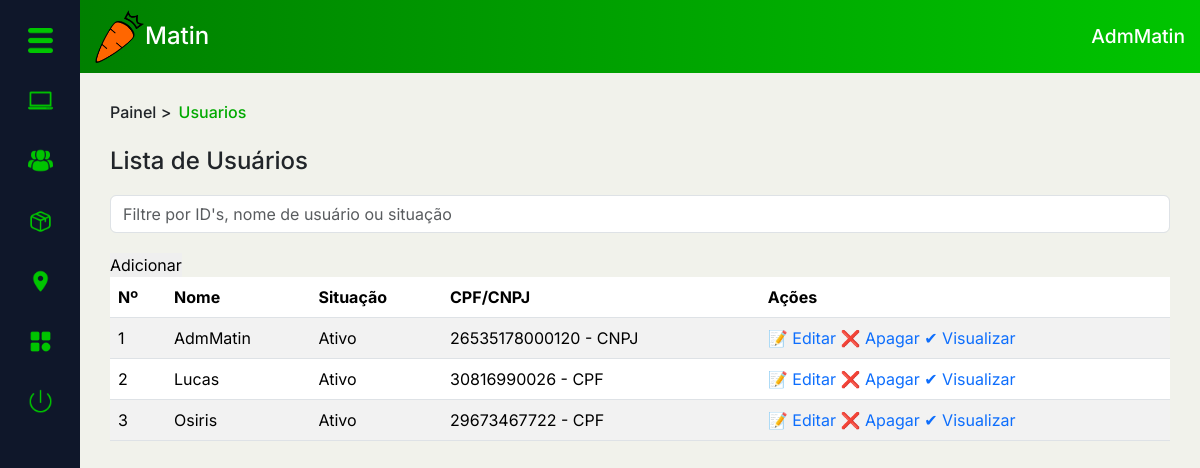
Page /PAGES/dashboard.php?page=usu_list (signed in) on the earlier database version.
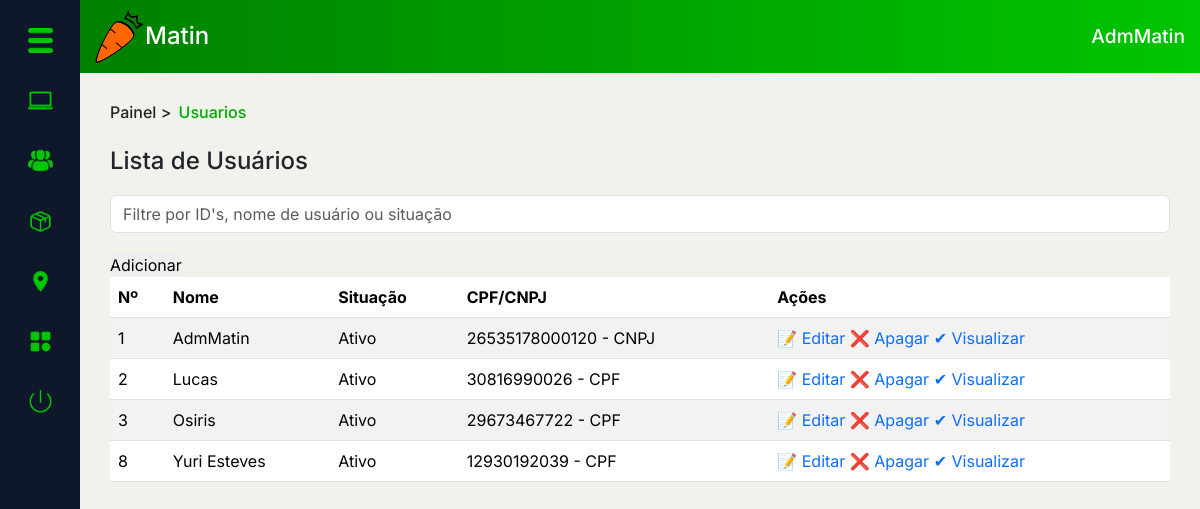
Same page on the later database version.
### tables this page shows
CREATE TABLE `usuario` (
  `idUsu` int(11) NOT NULL,
  `nome_usu` varchar(50) NOT NULL,
  `ativo` enum('0','1') NOT NULL DEFAULT '1',
  `data_criacao` date NOT NULL,
  `email_usu` varchar(100) NOT NULL,
  `senha_usu` varchar(45) NOT NULL,
  `tel_usu` varchar(45) NOT NULL,
  `fotos_usu` varchar(45) DEFAULT NULL,
  `premium` enum('0','1') NOT NULL,
  `NR` varchar(45) NOT NULL,
  `comp` varchar(45) NOT NULL,
  `TCIR` enum('CPF','CNPJ') NOT NULL,
  `NRCIR` varchar(45) NOT NULL,
  `nvl_usu` enum('A','F','C') NOT NULL DEFAULT 'C',
  `Local_CEP` int(11) NOT NULL,
  `tipoLocal` enum('casa','trabalho') NOT NULL,
  `infoAddLocal` varchar(100) NOT NULL
);

### MODEL/autenticacao.php (called while the page is built, shortened)
<?php
function pegarIDUsuario(){
    return $_SESSION['idUsu'];
}
?>

### PAGES/DASHBOARD/usu_list.php (the view, shortened to what this page needs)
<div class="conteudo" id="conteudo2">
    <div class="top-cont">
        <div class="local">
            <h6><a href="../DASHBOARD/adminDash.php">Painel</a> > <mark>Usuarios</mark></h6>
        </div>
    </div>
    <div class="main-cont">
        <div class="main-tit">
            <h4>Lista de Usuários</h4>
        </div>
        <div class="pesq">
            <div class="input-group flex-nowrap search-bar">
                <input type="search" class="form-control" placeholder="Filtre por ID's, nome de usuário ou situação" aria-label="Search" aria-describedby="addon-wrapping">
            </div>
            <a href="?page=add_usu&NdPAdd=1"><button class="btnAdd" type="button">Adicionar</button></a>
        </div>
        <table class="table table-striped">
            <thead>
                <tr>
                    <th scope="col">Nº</th>
                    <th scope="col">Nome</th>
                    <th scope="col">Situação</th>
                    <th scope="col">CPF/CNPJ</th>
                    <th scope="col">Ações</th>
                </tr>
            </thead>
            <tbody>
                <?php
                $selectQ = "SELECT * FROM usuario ORDER BY idUsu";
                $selectP = $cx->prepare($selectQ);
                $selectP->setFetchMode(PDO::FETCH_ASSOC);
                $selectP->execute();
                $total = $selectP->rowCount();
                if ($total == 0) {
                    echo "<p class='txtVermelho'>Não há registros no momento...</p>";
                } else {
                    while ($dados = $selectP->fetch()) {
                        echo "<tr>";
                        echo "<td scope='row'>{$dados['idUsu']}</td>";
                        echo "<td>{$dados['nome_usu']}</td>";
                        if ($dados['ativo'] == 1) {
                            echo "<td class='txtVerde'>Ativo</td>";
                        } else {
                            echo "<td class='txtVermelho'>Bloqueado</td>";
                        }
                        echo "<td>{$dados['NRCIR']} - {$dados['TCIR']}</td>";
                        echo "<td><a href='#'>&#x1F4DD; Editar</a> <a href='excluir.php?ref={$dados['idUsu']}&tbl=usuario''>&#x274C; Apagar </a><a href='#'>&#x2714; Visualizar</a></td>";
                        echo "</tr>";
                    }
                }
                ?>
            </tbody>
        </table>
    </div>
</div>

### PAGES/DASHBOARD/headerDash.php (shortened to what this page needs)
<?php
if (isset($idUsu)) {
    $selectQ = "SELECT * FROM usuario WHERE idUsu = $idUsu";
    $selectP = $cx->prepare($selectQ);
    $selectP->execute();
    $dados = $selectP->fetch(PDO::FETCH_ASSOC);
}
?>
<nav class="d-flex justify-content-between align-items-center">
    <a href="../index.php">
        <div class="logo">
            <figure>
                <img src="../IMAGES/matin-logo-png.png" alt="Matin">
            </figure>
            <h1>Matin</h1>
        </div>
    </a>
    <div class="usuario">
        <h1><?php echo $dados['nome_usu'] ?></h1>
    </div>
</nav>

Differences in the rows shown:
added usuario: idUsu "8", nome_usu "Yuri Esteves", ativo "Ativo", NRCIR "12930192039", TCIR "CPF"
